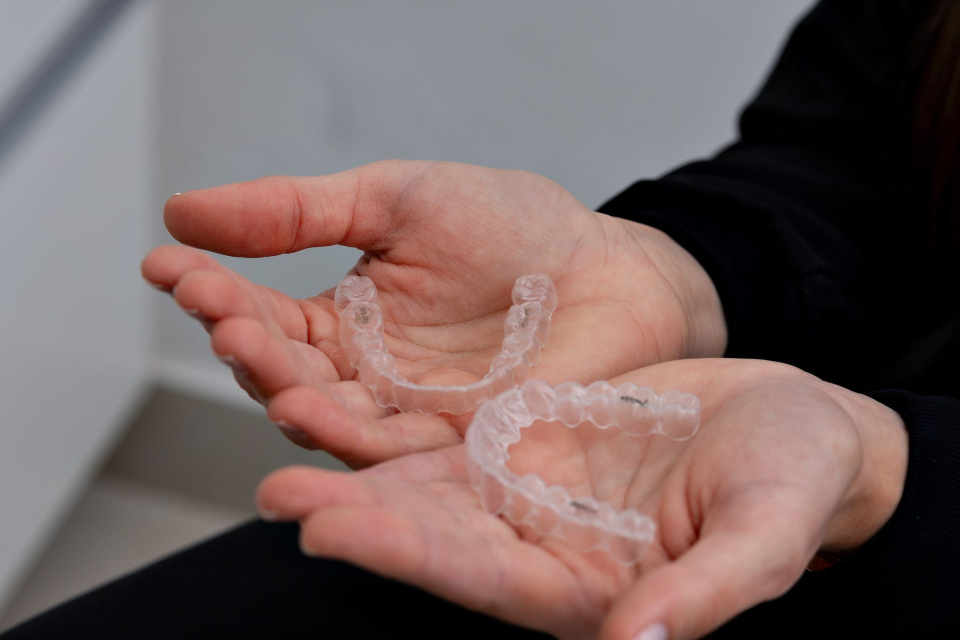
#> input picture gorsel-hero.jpg, 1920 x 1280 px (shown at 1/2 size)
$ python gorsel-uret.py
#> lines starting #> are read from the running program, lines starting #| are printed output that depends on the picture
#!/usr/bin/env python3
# -*- coding: utf-8 -*-
"""
GORSEL VARYANTLARI URETIR — AVIF + WebP, iki genislikte.

    python gorsel-uret.py

Neden: SEO denetimi (b7) — butun gorseller tek JPG olarak sunuluyordu.
Telefondan giren hasta da masaustu boyutundaki dosyayi indiriyordu.
`konum-harita.jpg` tek basina 257 KB.

Uretilen dosyalar `gorsel/` klasorune yaziliyor; kaynak JPG'ler yerinde
kaliyor ve <img src> icinde YEDEK olarak duruyor (AVIF/WebP desteklemeyen
eski tarayici yine gorsel gorur).

Yeniden calistirmak guvenli: cikti kaynaktan yeniyse atlanir.
"""
import io
import os
import sys

from PIL import Image

sys.stdout = io.TextIOWrapper(sys.stdout.buffer, encoding="utf-8")

KOK = os.path.dirname(os.path.abspath(__file__))
HEDEF = os.path.join(KOK, "gorsel")

# (dosya, genislikler) — genislik sayfadaki GERCEK kullanima gore secildi
GORSELLER = [
    ("gorsel-hero.jpg",        (900, 1600)),   # giris, tam genislik
    ("konum-harita.jpg",       (550, 700, 1100)),  # mobil retina ara adayi
    ("gorsel-fon-klinik.jpg",  (600, 1200)),
    ("gorsel-fon-bakim.jpg",   (600, 1200)),
    ("gorsel-fon-rontgen.jpg", (600, 1200)),
    ("gorsel-lamine.jpg",      (600, 1200)),
    ("gorsel-implant.jpg",     (600, 1200)),
    ("gorsel-cocuk.jpg",       (600, 1200)),
    # ⚠️ 5. tur bulgu 7: 1. ve 7. kart masaustunde IKI SUTUN kapliyor
    # (.dizin-satir:nth-child(1|7){grid-column:span 2}) — yuva 662px,
    # digerleri 324px. Ikisi de 400/800 uretiyordu ve `sizes` 33vw
    # dedigi icin tarayici GENIS karta 400px'lik gorseli seciyordu.
    # Kaynak dosyalar 900px; buyutme yapilmadigi icin ulasilabilecek en
    # buyuk varyant 900. Retina masaustunde (662x2=1324) yine de
    # kaynak sinirina takiliyoruz — daha iyisi icin gercek klinik
    # fotograflari gerekiyor.
    ("gorsel-k-genel.jpg",     (400, 800, 900)),   # genis kart (1.)
    ("gorsel-k-kanal.jpg",     (400, 800)),        # tedavi karti
    ("gorsel-k-cerrahi.jpg",   (400, 800)),
    ("gorsel-k-protez.jpg",    (400, 800)),
    ("gorsel-k-diseti.jpg",    (400, 800)),
    ("gorsel-k-orto.jpg",      (400, 800)),
    ("gorsel-k-cocuk.jpg",     (400, 800, 900)),   # genis kart (7.)
]

# ⚠️ LOGOLAR AYRI LISTEDE — 9 Agu 2026. Ustteki akis `convert("RGB")`
# diyor; logolar RGBA (seffaf) ve RGB'ye cevrilirse seffaflik SIYAH
# ZEMINE doner, basligta siyah kare cikar. Bu yuzden ayri donguden
# geciyorlar ve alfa korunuyor.
#
# Genislikler sayfadaki GERCEK gosterime gore:
#   102 = baslik markasi 34px x 3 (retina)   — bilgi.css `.logo`
#   320 = giris filigrani 1x                 — `min(30vw,320px)`
#   480 = filigran retina; kaynak siniri, buyutme YOK
LOGOLAR = [
    ("logo-isaret.png",      (102, 320, 480)),
    ("logo-isaret-koyu.png", (102, 320, 480)),
]

KALITE = {"avif": 55, "webp": 78}


def guncel_mi(kaynak, cikti):
    return (os.path.exists(cikti)
            and os.path.getmtime(cikti) >= os.path.getmtime(kaynak))


def main():
    os.makedirs(HEDEF, exist_ok=True)
    toplam_once = toplam_sonra = 0
    uretildi = atlandi = 0

    for ad, genislikler in GORSELLER:
        kaynak = os.path.join(KOK, ad)
        if not os.path.exists(kaynak):
            print("  YOK: %s" % ad)
            continue
        kok_ad = os.path.splitext(ad)[0]
        toplam_once += os.path.getsize(kaynak)

        with Image.open(kaynak) as im:
#> im is the input picture: PIL image 1920x1280 RGB; mean R, G, B 117.6, 98.5, 96.3
            im = im.convert("RGB")
            asil_g = im.width
#> asil_g = 1920
            for g in genislikler:
                # Kaynaktan buyutme YAPMA — bulanik gorsel uretmenin anlami yok
                hedef_g = min(g, asil_g)
                oran = hedef_g / float(im.width)
                boyut = (hedef_g, max(1, int(round(im.height * oran))))
                kucuk = im.resize(boyut, Image.LANCZOS)
                for bicim in ("avif", "webp"):
                    cikti = os.path.join(HEDEF, "%s-%d.%s"
                                         % (kok_ad, g, bicim))
                    if guncel_mi(kaynak, cikti):
                        atlandi += 1
                        toplam_sonra += os.path.getsize(cikti)
                        continue
                    kucuk.save(cikti, quality=KALITE[bicim])
                    toplam_sonra += os.path.getsize(cikti)
                    uretildi += 1
#> this loop made 2 passes
#> pass 1, in main, `kucuk = im.resize(boyut, Image.LANCZOS)`:
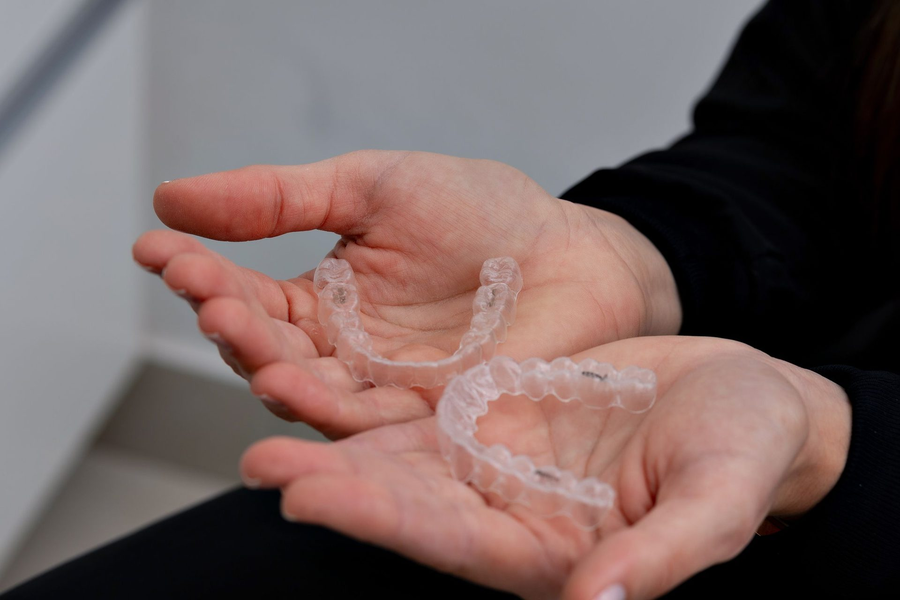
#> kucuk: PIL image 900x600 RGB; mean R, G, B 117.6, 98.5, 96.3
#> after the loop, atlandi = 0; toplam_sonra = 1424900; uretildi = 4
        print("  %-26s %4d px kaynak -> %s" % (ad, asil_g,
                                               ", ".join(str(x) for x in genislikler)))
#> pass 2 of the loop in main, `for ad, genislikler in GORSELLER:`:
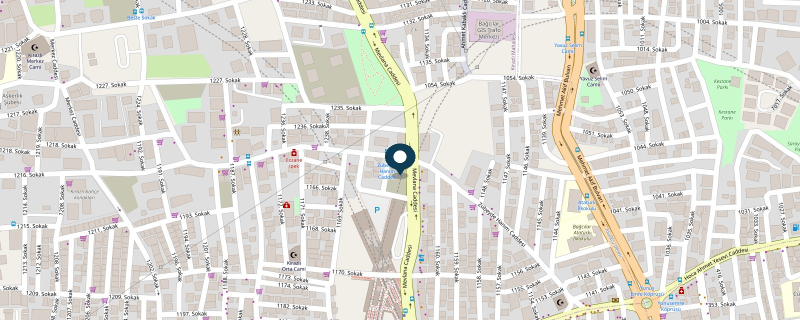
#> input picture konum-harita.jpg, 1600 x 640 px (shown at 1/2 size)
#> in main, im is the input picture: PIL image 1600x640 RGB; mean R, G, B 222.7, 220.6, 213.7
#> the loop in main, `for g in genislikler:` made 3 passes
#> pass 1, in main, `kucuk = im.resize(boyut, Image.LANCZOS)`:
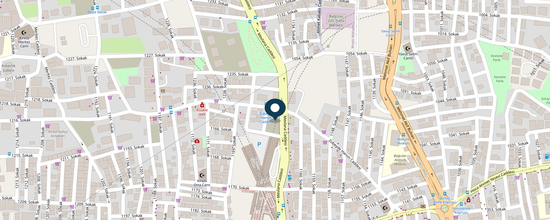
#> kucuk: PIL image 550x220 RGB; mean R, G, B 222.5, 220.4, 213.5
#> pass 2, in main, `kucuk = im.resize(boyut, Image.LANCZOS)`:
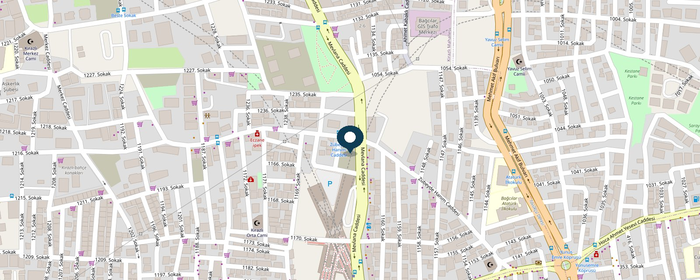
#> kucuk: PIL image 700x280 RGB; mean R, G, B 222.5, 220.4, 213.5
#> after the loop in main, `for g in genislikler:`: atlandi = 0; toplam_sonra = 2845801; uretildi = 10
#> pass 3 of the loop in main, `for ad, genislikler in GORSELLER:`:
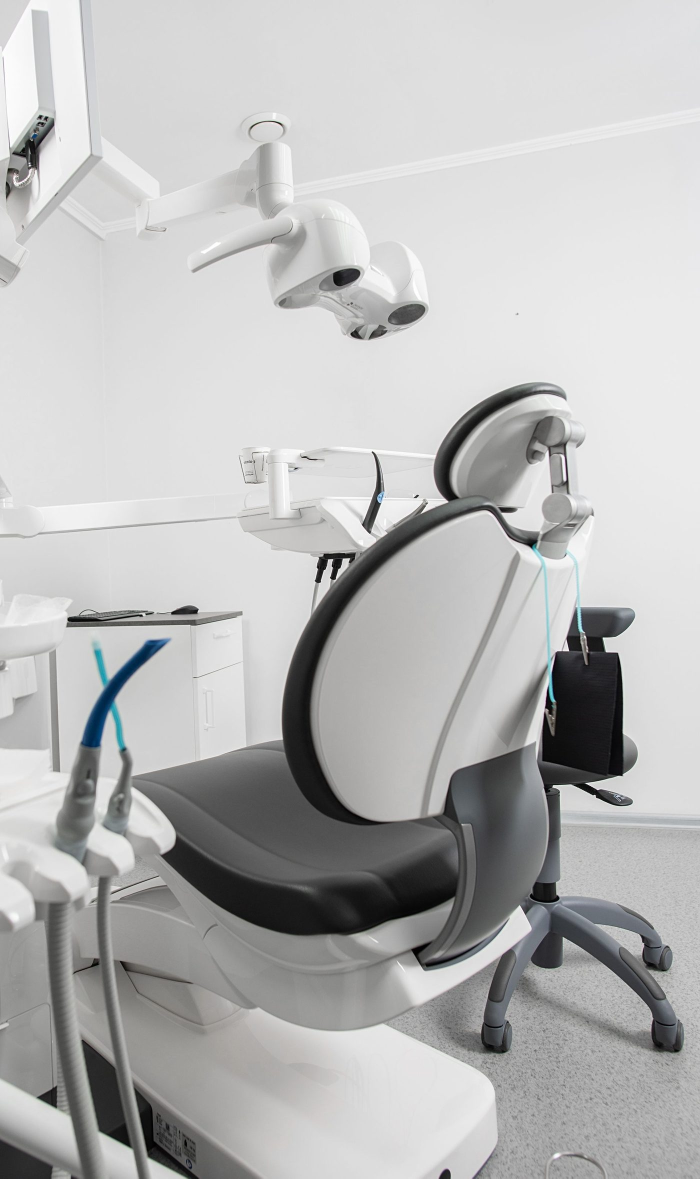
#> input picture gorsel-fon-klinik.jpg, 1400 x 2357 px (shown at 1/2 size)
#> in main, im is the input picture: PIL image 1400x2357 RGB; mean R, G, B 184.3, 184.5, 184.3
#> the loop in main, `for g in genislikler:` made 2 passes
#> pass 1, in main, `kucuk = im.resize(boyut, Image.LANCZOS)`:
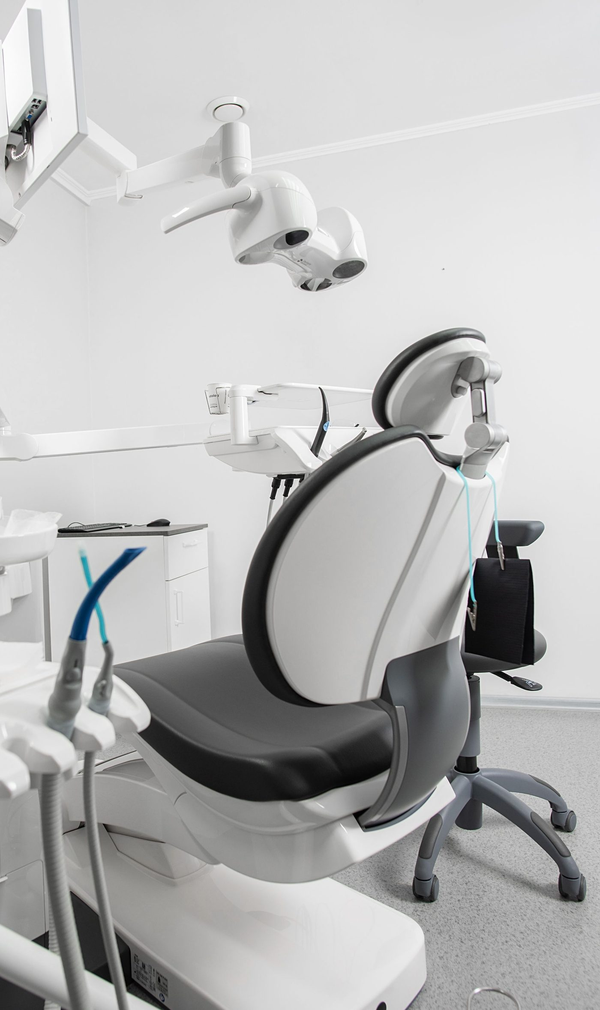
#> kucuk: PIL image 600x1010 RGB; mean R, G, B 184.3, 184.5, 184.3
#> after the loop in main, `for g in genislikler:`: atlandi = 0; toplam_sonra = 4622652; uretildi = 14
#> the loop made 15 passes; the first 3 are shown

    # Logolar ayri isleniyor: `convert("RGBA")` alfa kanalini korur.
    # Ustteki JPG akisi BILEREK degistirilmedi.
    for ad, genislikler in LOGOLAR:
        kaynak = os.path.join(KOK, ad)
        if not os.path.exists(kaynak):
            print("  YOK: %s" % ad)
            continue
        kok_ad = os.path.splitext(ad)[0]
        toplam_once += os.path.getsize(kaynak)

        with Image.open(kaynak) as im:
            im = im.convert("RGBA")
            asil_g = im.width
            for g in genislikler:
                # Kaynaktan buyutme YAPMA; 480px logo kaynak siniridir.
                hedef_g = min(g, asil_g)
                oran = hedef_g / float(im.width)
                boyut = (hedef_g, max(1, int(round(im.height * oran))))
                kucuk = im.resize(boyut, Image.LANCZOS)
                for bicim in ("avif", "webp"):
                    cikti = os.path.join(HEDEF, "%s-%d.%s"
                                         % (kok_ad, g, bicim))
                    if guncel_mi(kaynak, cikti):
                        atlandi += 1
                        toplam_sonra += os.path.getsize(cikti)
                        continue
                    kucuk.save(cikti, quality=KALITE[bicim])
                    toplam_sonra += os.path.getsize(cikti)
                    uretildi += 1
        print("  %-26s %4d px kaynak -> %s (alfa korunur)"
              % (ad, asil_g, ", ".join(str(x) for x in genislikler)))
#> pass 2 of the loop in main, `for ad, genislikler in LOGOLAR:`:

    print("")
    print("uretildi : %d dosya (atlanan %d)" % (uretildi, atlandi))
    print("kaynak   : %.0f KB" % (toplam_once / 1024.0))
    print("varyant  : %.0f KB (hepsi birlikte; tarayici BIRINI indirir)"
          % (toplam_sonra / 1024.0))


if __name__ == "__main__":
    main()
